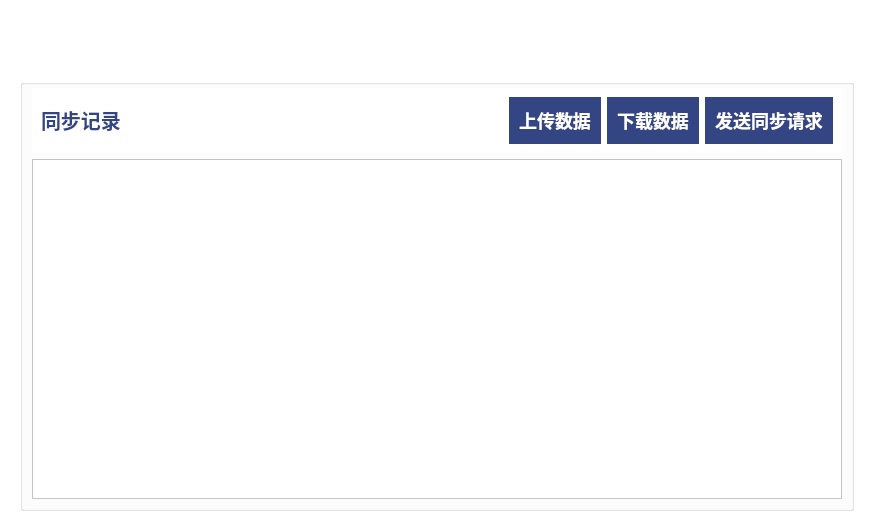
<?xml version="1.0" encoding="UTF-8"?>
<ui version="4.0">
 <class>DataSyncView</class>
 <widget class="QWidget" name="DataSyncView">
  <property name="geometry">
   <rect>
    <x>0</x>
    <y>0</y>
    <width>874</width>
    <height>531</height>
   </rect>
  </property>
  <property name="windowTitle">
   <string>数据同步</string>
  </property>
  <property name="styleSheet">
   <string notr="true">background-color:white;</string>
  </property>
  <layout class="QVBoxLayout" name="verticalLayout_3">
   <item>
    <widget class="QWidget" name="widget" native="true">
     <property name="styleSheet">
      <string notr="true">border-image: url(:/image/Index/u15.png);</string>
     </property>
     <layout class="QHBoxLayout" name="horizontalLayout_2">
      <item>
       <widget class="QLabel" name="label_2">
        <property name="sizePolicy">
         <sizepolicy hsizetype="Fixed" vsizetype="Fixed">
          <horstretch>50</horstretch>
          <verstretch>50</verstretch>
         </sizepolicy>
        </property>
        <property name="minimumSize">
         <size>
          <width>50</width>
          <height>35</height>
         </size>
        </property>
        <property name="styleSheet">
         <string notr="true">image: url(:/image/Index/u8448.svg);</string>
        </property>
        <property name="text">
         <string/>
        </property>
       </widget>
      </item>
      <item>
       <widget class="QLabel" name="label_3">
        <property name="styleSheet">
         <string notr="true">color:white;
font-size:18px;
font-weight:bold;</string>
        </property>
        <property name="text">
         <string>数据同步</string>
        </property>
       </widget>
      </item>
     </layout>
    </widget>
   </item>
   <item>
    <widget class="QStackedWidget" name="stackedWidget">
     <widget class="QWidget" name="page">
      <layout class="QVBoxLayout" name="verticalLayout_4">
       <item>
        <widget class="QGroupBox" name="groupBox_2">
         <property name="styleSheet">
          <string notr="true">background-color:white;</string>
         </property>
         <property name="title">
          <string/>
         </property>
         <layout class="QVBoxLayout" name="verticalLayout_2" stretch="0,0">
          <property name="topMargin">
           <number>3</number>
          </property>
          <item>
           <widget class="QGroupBox" name="groupBox">
            <property name="sizePolicy">
             <sizepolicy hsizetype="Preferred" vsizetype="Fixed">
              <horstretch>0</horstretch>
              <verstretch>0</verstretch>
             </sizepolicy>
            </property>
            <property name="styleSheet">
             <string notr="true">background-color:white;
border:0;</string>
            </property>
            <property name="title">
             <string/>
            </property>
            <layout class="QHBoxLayout" name="horizontalLayout">
             <item>
              <widget class="QLabel" name="label">
               <property name="sizePolicy">
                <sizepolicy hsizetype="Fixed" vsizetype="Fixed">
                 <horstretch>0</horstretch>
                 <verstretch>0</verstretch>
                </sizepolicy>
               </property>
               <property name="styleSheet">
                <string notr="true"> font:bold 20px Arial, sans-serif; 
color:#334582;</string>
               </property>
               <property name="text">
                <string>同步记录</string>
               </property>
              </widget>
             </item>
             <item>
              <spacer name="horizontalSpacer">
               <property name="orientation">
                <enum>Qt::Horizontal</enum>
               </property>
               <property name="sizeHint" stdset="0">
                <size>
                 <width>40</width>
                 <height>20</height>
                </size>
               </property>
              </spacer>
             </item>
             <item>
              <widget class="QPushButton" name="UploadDataButton">
               <property name="styleSheet">
                <string notr="true">background-color:#334582;   
 font: bold 18px Arial, sans-serif; 
color:white;
padding:10px;</string>
               </property>
               <property name="text">
                <string>上传数据</string>
               </property>
              </widget>
             </item>
             <item>
              <widget class="QPushButton" name="DownloadDataButton">
               <property name="styleSheet">
                <string notr="true">background-color:#334582;   
 font: bold 18px Arial, sans-serif; 
color:white;
padding:10px;</string>
               </property>
               <property name="text">
                <string>下载数据</string>
               </property>
              </widget>
             </item>
             <item>
              <widget class="QPushButton" name="pushButton">
               <property name="sizePolicy">
                <sizepolicy hsizetype="Fixed" vsizetype="Fixed">
                 <horstretch>200</horstretch>
                 <verstretch>0</verstretch>
                </sizepolicy>
               </property>
               <property name="minimumSize">
                <size>
                 <width>100</width>
                 <height>40</height>
                </size>
               </property>
               <property name="layoutDirection">
                <enum>Qt::RightToLeft</enum>
               </property>
               <property name="styleSheet">
                <string notr="true">background-color:#334582;   
 font: bold 18px Arial, sans-serif; 
color:white;
padding:10px;</string>
               </property>
               <property name="text">
                <string>发送同步请求</string>
               </property>
               <property name="icon">
                <iconset resource="res/res.qrc">
                 <normaloff>:/image/Index/u8458.svg</normaloff>:/image/Index/u8458.svg</iconset>
               </property>
              </widget>
             </item>
            </layout>
           </widget>
          </item>
          <item>
           <widget class="QTableWidget" name="tableWidget">
            <property name="styleSheet">
             <string notr="true"/>
            </property>
           </widget>
          </item>
         </layout>
        </widget>
       </item>
      </layout>
     </widget>
     <widget class="QWidget" name="page_2">
      <layout class="QVBoxLayout" name="verticalLayout_5">
       <item>
        <widget class="QGroupBox" name="groupBox_3">
         <property name="styleSheet">
          <string notr="true">background-color:white;</string>
         </property>
         <property name="title">
          <string/>
         </property>
         <layout class="QVBoxLayout" name="verticalLayout">
          <item>
           <layout class="QHBoxLayout" name="horizontalLayout_3">
            <item>
             <spacer name="horizontalSpacer_2">
              <property name="orientation">
               <enum>Qt::Horizontal</enum>
              </property>
              <property name="sizeHint" stdset="0">
               <size>
                <width>40</width>
                <height>20</height>
               </size>
              </property>
             </spacer>
            </item>
            <item>
             <widget class="QPushButton" name="button_return">
              <property name="styleSheet">
               <string notr="true">color:black;</string>
              </property>
              <property name="text">
               <string>返回</string>
              </property>
             </widget>
            </item>
           </layout>
          </item>
          <item>
           <widget class="QTableWidget" name="tableWidget_2"/>
          </item>
         </layout>
        </widget>
       </item>
      </layout>
     </widget>
    </widget>
   </item>
  </layout>
 </widget>
 <resources>
  <include location="res/res.qrc"/>
 </resources>
 <connections/>
</ui>
